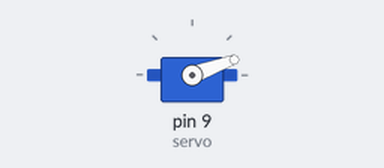
A sketch run on a simulated Arduino Uno, built with avr-gcc and run on an emulated ATmega328P. On the bench: servo.

Above: at 0.05 s.
At 0.35 s:
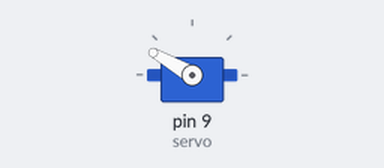
At 3.45 s:
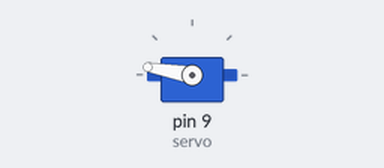
At 6.85 s:
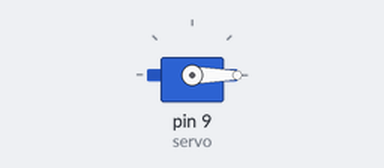
Timing chart, 0 to 12.8 s (numbered marks = the images above):
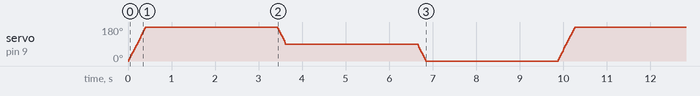

The sketch:

servo_library_style.ino
```cpp
// (licence header left out)
/**
 * This sketch controls a servo with the Arduino Servo library.
 *
 * To wire this up:
 *   Attach 5v to the red servo wire.
 *   Attach GND to the black servo wire.
 *   Attach pin 9 to the white or yellow servo wire.
 *
 * For this project I am used a Futaba FP-S148 and according to the
 * specifications 1.52 milliseconds is neutral.
 **/

 #include <Servo.h>

 Servo servo;  // Create a servo object to control a servo.

 // A maximum of 12 sero objects can be created for most Arduino boards.

 int servoPosition = 0;
 int increment = 10;

 void setup() {
   servo.attach(9);  // Attaches the servo on pin 9 to the servo object.
 }

 void loop() {
   // Rotate to 180 position.
   for (servoPosition = 0; servoPosition <= 180; servoPosition += increment) {
     servo.write(servoPosition);
     delay(22);  // Delay 22 milliseconds to wait for servo to reach position.
   }
   delay(3000);

   // Rotate to 90 position
   for (servoPosition = 180; servoPosition >= 90; servoPosition -= increment) {
     servo.write(servoPosition);
     delay(22);  // Delay 22 milliseconds to wait for servo to reach position.
   }
   delay(3000);

   // Rotate to 0 position.
   for (servoPosition = 90; servoPosition >= 0; servoPosition -= increment) {
     servo.write(servoPosition);
     delay(22);  // Delay 22 milliseconds to wait for servo to reach position.
   }
   delay(3000);
 }

 // Something I realized on this program was the servo was holding it's position during the 3 second delays.
 // So the Servo library is keeping the servo enegized for the duration of the delays.
```
